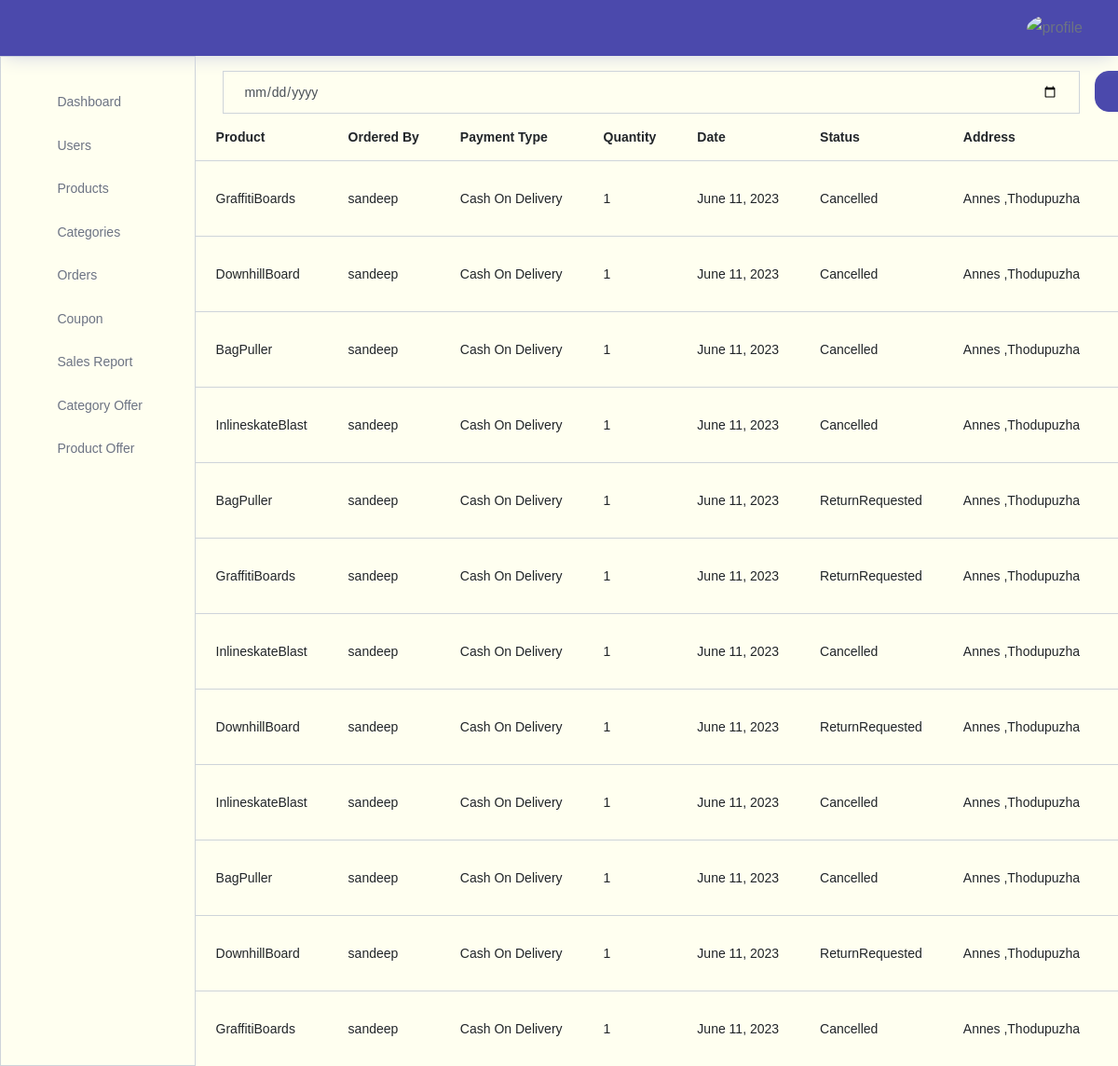
Before: /storeadmin/orders/ with the older database file.
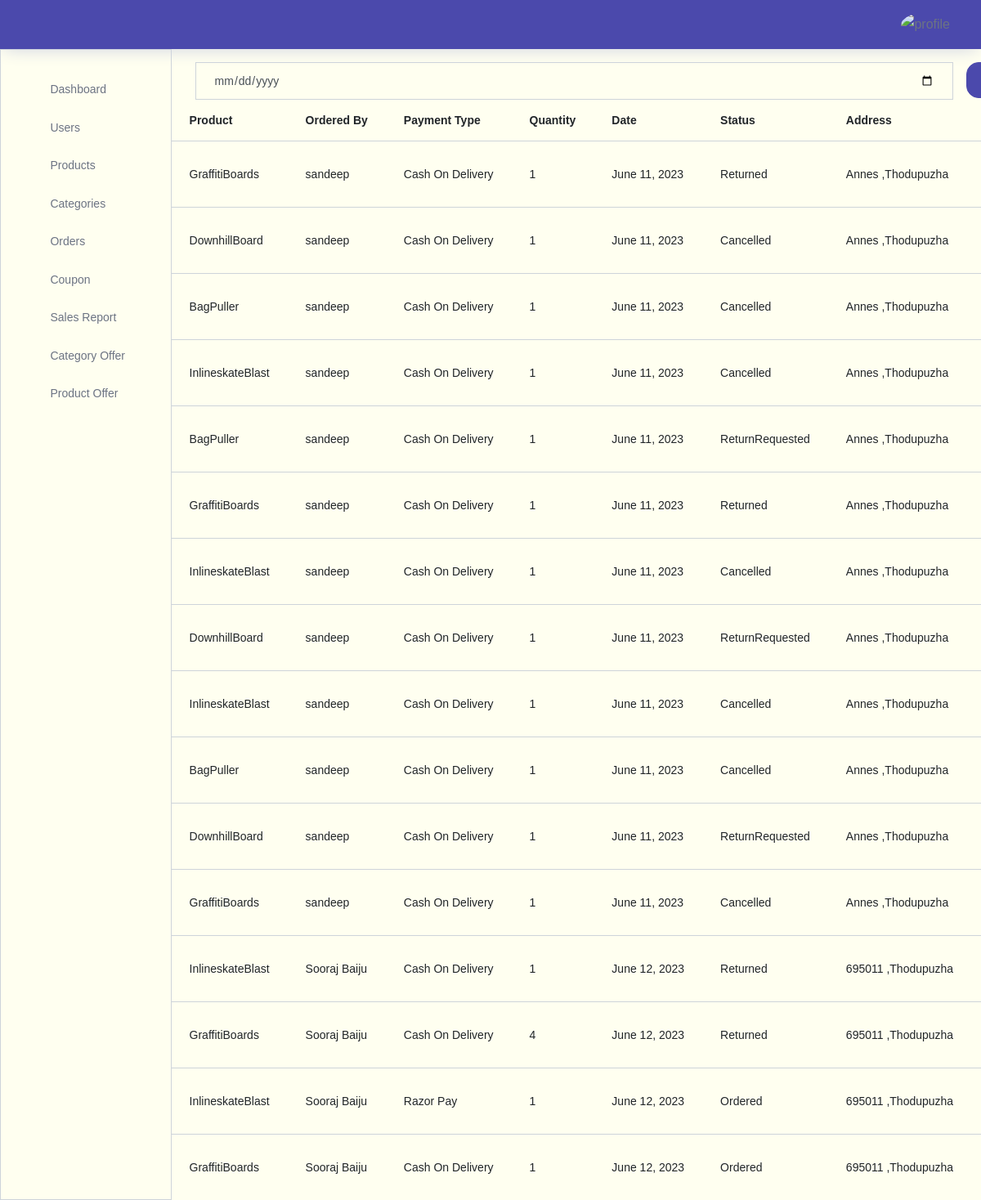
After: the same page with the newer database file.
### store/models.py (models this page shows)
class Orders(models.Model):
    user=models.ForeignKey(Customers,on_delete=models.CASCADE)
    product=models.ForeignKey(Products,on_delete=models.CASCADE)
    address=models.ForeignKey(Address,on_delete=models.CASCADE)
    orderdate=models.DateField(auto_now_add=True)
    orderstatus=models.CharField(max_length=200,default="pending")
    ordertype=models.CharField(max_length=200)
    quantity=models.PositiveIntegerField()
    finalprice=models.DecimalField(max_digits=10, decimal_places=2)

class Products(models.Model):
    name=models.CharField(max_length=200,unique=True)
    price = models.DecimalField(max_digits=10, decimal_places=2)
    quantity=models.PositiveIntegerField()
    category=models.ForeignKey(Category,on_delete=models.CASCADE)
    description=models.TextField(blank=True)
    image1=models.ImageField(upload_to='store/products/', blank=True)
    image2=models.ImageField(upload_to='store/products/', blank=True)
    image3=models.ImageField(upload_to='store/products/', blank=True)
    image4=models.ImageField(upload_to='store/products/', blank=True)

class Customers(models.Model):
    username=models.CharField(max_length=200,unique=True)
    name=models.CharField(max_length=200)
    email=models.CharField(max_length=200)
    phonenumber=models.IntegerField(max_length=200)
    password=models.CharField(max_length=200)
    repassword=models.CharField(max_length=200)
    isblocked=models.BooleanField(default=False)

class Address(models.Model):
    customer=models.ForeignKey(Customers,on_delete=models.CASCADE)
    country=models.CharField(max_length=200)
    state=models.CharField(max_length=200)
    district=models.CharField(max_length=200)
    locality=models.CharField(max_length=200)
    house=models.CharField(max_length=200)
    pincode=models.PositiveIntegerField()

### storeadmin/views.py (the view)
# urls.py: path("orders/",views.orders,name="admin_orders"),
def orders(request):
    orderobjs=Orders.objects.all()
    if request.method=="POST":
        entereddate=request.POST["searchitem"]
        orderobjs=Orders.objects.filter(orderdate__icontains=entereddate)
    return render(request,"storeadmin/orders/orders.html",{"orderobjs":orderobjs})

### storeadmin/templates/storeadmin/orders/orders.html (shortened to what this page needs)
{% extends 'storeadmin/index.html' %}
{% block content %}
<div class="container">
  <div class="container">
    <form action="" method="POST">{% csrf_token %}
      <div class="input-group">
        <input style="background-color:#FFFFF0
        ;" type="date" name="searchitem" class="form-control mt-3" id="navbar-search-input" placeholder="Enter a date" aria-label="search" aria-describedby="search">
        <div>
          <button  type="submit" class="btn btn-primary btn-block mt-3 ml-3">Search</button>
        </div>
      </div>
    </form>
  </div>
  <div class="row">
    <table class="table table-hover">
      <thead>
        <tr>
          <th>Product</th>
          <th>Ordered By</th>
          <th>Payment Type</th>
          <th>Quantity</th>
          <th>Date</th>
          <th>Status</th>
          <th>Address</th>
          <th>Edit</th>
        </tr>
      </thead>
      <tbody>
        {% for item in orderobjs %}
        <tr>
          <td>{{ item.product.name }}</td>
          <td>{{ item.user.name }}</td>
          <td>{{ item.ordertype }}</td>
          <td>{{ item.quantity }}</td>
          <td>{{ item.orderdate }}</td>
          <td>{{ item.orderstatus }}</td>
          <td>{{ item.address.house }} ,{{ item.address.locality }}</td>
          <td><a href={% url 'admin_editorderstatus' item.id %}><button class="btn edit-btn btn-warning">Edit</button></a></td>
        </tr>
        {% endfor %}
      </tbody>
    </table>
  </div>
</div>
{% endblock content %}

### storeadmin/templates/storeadmin/index.html (shortened to what this page needs)
<!DOCTYPE html>
{% load static %}
<html lang="en">
<head>
  <link rel="stylesheet" href="{% static 'storeadmin/vendors/feather/feather.css' %}">
  <link rel="stylesheet" href="{% static 'storeadmin/vendors/ti-icons/css/themify-icons.css' %}" >
  <link rel="stylesheet" href="{% static 'storeadmin/vendors/css/vendor.bundle.base.css' %}"   "">
  <link rel="stylesheet" href="{% static 'storeadmin/vendors/datatables.net-bs4/dataTables.bootstrap4.css' %}"  >
  <link rel="stylesheet" href="{% static 'storeadmin/vendors/ti-icons/css/themify-icons.css' %}"    >
  <link rel="stylesheet" type="text/css" href="{% static 'storeadmin/js/select.dataTables.min.css' %}"  >
  <link rel="stylesheet" href="{% static 'storeadmin/css/admin_customstyle/custom.css' %}">
  <link rel="stylesheet" href="{% static 'storeadmin/css/vertical-layout-light/style.css' %}"  >
</head>
<body style="background-color:#FFFFF0
;">
  <div class="container-scroller">
    <nav class="navbar col-lg-12 col-12 p-0 fixed-top d-flex flex-row">
      <div class="text-center navbar-brand-wrapper d-flex align-items-center justify-content-center bg-primary">
      </div>
      <div class="navbar-menu-wrapper d-flex align-items-center justify-content-end bg-primary">
        <button class="navbar-toggler navbar-toggler align-self-center" type="button" data-toggle="minimize">
          <span class="icon-menu"></span>
        </button>
        <ul class="navbar-nav navbar-nav-right">
          <li class="nav-item nav-profile dropdown">
            <a class="nav-link dropdown-toggle" href="#" data-toggle="dropdown" id="profileDropdown">
              <img style="width:25px;height:25px" src="{% static 'storeadmin/images/adminimagenew.png' %}" alt="profile"/>
            </a>
          </li>
        </ul>
      </div>
    </nav>
    <div class="container-fluid page-body-wrapper">
      <nav style="background-color:#FFFFF0
      ;" class="sidebar sidebar-offcanvas border" id="sidebar">
        <ul class="nav">
          <li class="nav-item">
            <a class="nav-link" href={% url 'admin_index' %}>
              <i class="icon-grid menu-icon"></i>
              <span class="menu-title">Dashboard</span>
          </li>
          <li class="nav-item">
            <a class="nav-link"  href={% url 'admin_users' %} aria-expanded="false" aria-controls="ui-basic">
              <i class="icon-layout menu-icon"></i>
              <span class="menu-title"> Users</span>
              <i class="menu-arrow"></i>
            </a>
          </li>
          <li class="nav-item">
            <a class="nav-link"  href={% url 'admin_products' %} aria-expanded="false" aria-controls="form-elements">
              <i class="icon-columns menu-icon"></i>
              <span class="menu-title">Products</span>
              <i class="menu-arrow"></i>
            </a>
          </li>
          <li class="nav-item">
            <a class="nav-link"  href={% url 'admin_categories' %} aria-expanded="false" aria-controls="charts">
              <i class="icon-bar-graph menu-icon"></i>
              <span class="menu-title">Categories</span>
              <i class="menu-arrow"></i>
            </a>
          </li>
          <li class="nav-item">
            <a class="nav-link"  href={% url 'admin_orders' %} aria-expanded="false" aria-controls="charts">
              <i class="icon-bar-graph menu-icon"></i>
              <span class="menu-title">Orders</span>
              <i class="menu-arrow"></i>
            </a>
          </li>
          <li class="nav-item">
            <a class="nav-link"  href={% url 'coupon' %} aria-expanded="false" aria-controls="charts">
              <i class="icon-bar-graph menu-icon"></i>
              <span class="menu-title">Coupon</span>
              <i class="menu-arrow"></i>
            </a>
          </li>
          <li class="nav-item">
            <a class="nav-link"  href={% url 'salesreport' %} aria-expanded="false" aria-controls="charts">
              <i class="icon-bar-graph menu-icon"></i>
              <span class="menu-title">Sales Report</span>
              <i class="menu-arrow"></i>
            </a>
          </li>
          <li class="nav-item">
            <a class="nav-link"  href={% url 'categoryoffer' %} aria-expanded="false" aria-controls="charts">
              <i class="icon-bar-graph menu-icon"></i>
              <span class="menu-title">Category Offer</span>
              <i class="menu-arrow"></i>
            </a>
          </li>
          <li class="nav-item">
            <a class="nav-link"  href={% url 'productoffer' %} aria-expanded="false" aria-controls="charts">
              <i class="icon-bar-graph menu-icon"></i>
              <span class="menu-title">Product Offer</span>
              <i class="menu-arrow"></i>
            </a>
          </li>
        </ul>
      </nav>
      {% block content %}{% endblock content %}
    </div>
  </div>
</body>
</html>

Changed rows visible on the page:
changed Orders (number 1 of 16 on the later page): orderstatus "Cancelled" → "Returned"
changed Orders (number 6 of 16 on the later page): orderstatus "ReturnRequested" → "Returned"
added Orders: product.name "InlineskateBlast", user.name "Sooraj Baiju", ordertype "Cash On Delivery", quantity "1", orderdate "June 12, 2023", orderstatus "Returned", address.house "695011", address.locality "Thodupuzha"
added Orders: product.name "GraffitiBoards", user.name "Sooraj Baiju", ordertype "Cash On Delivery", quantity "4", orderdate "June 12, 2023", orderstatus "Returned", address.house "695011", address.locality "Thodupuzha"
added Orders: product.name "InlineskateBlast", user.name "Sooraj Baiju", ordertype "Razor Pay", quantity "1", orderdate "June 12, 2023", orderstatus "Ordered", address.house "695011", address.locality "Thodupuzha"
added Orders: product.name "GraffitiBoards", user.name "Sooraj Baiju", ordertype "Cash On Delivery", quantity "1", orderdate "June 12, 2023", orderstatus "Ordered", address.house "695011", address.locality "Thodupuzha"
